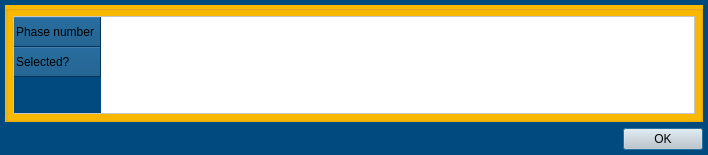
<?xml version="1.0" encoding="UTF-8"?>
<ui version="4.0">
 <class>Dialog</class>
 <widget class="QDialog" name="Dialog">
  <property name="geometry">
   <rect>
    <x>0</x>
    <y>0</y>
    <width>708</width>
    <height>155</height>
   </rect>
  </property>
  <property name="windowTitle">
   <string>Dialog</string>
  </property>
  <property name="styleSheet">
   <string notr="true">QWidget{background-color: rgb(0, 74, 127);}

QTableWidget{background-color: rgb(255, 255, 255);}

QCheckBox{background-color: rgb(255, 255, 255);}

QWidget#widget{background-color: rgb(255, 255, 255);}

QGroupBox{background-color: rgb(251, 185, 0);}

QPushButton{background-color: rgb(205, 205, 205);}

QLineEdit{background-color:rgb(255, 255, 255);}

QLabel{background-color:rgb(215, 215, 215);}</string>
  </property>
  <layout class="QVBoxLayout" name="verticalLayout">
   <property name="leftMargin">
    <number>5</number>
   </property>
   <property name="topMargin">
    <number>5</number>
   </property>
   <property name="rightMargin">
    <number>5</number>
   </property>
   <property name="bottomMargin">
    <number>5</number>
   </property>
   <item>
    <widget class="QGroupBox" name="groupBox_2">
     <property name="title">
      <string/>
     </property>
     <layout class="QVBoxLayout" name="verticalLayout_2">
      <property name="leftMargin">
       <number>5</number>
      </property>
      <property name="topMargin">
       <number>5</number>
      </property>
      <property name="rightMargin">
       <number>5</number>
      </property>
      <property name="bottomMargin">
       <number>5</number>
      </property>
      <item>
       <widget class="QTableWidget" name="tableWidget">
        <property name="columnCount">
         <number>0</number>
        </property>
        <row>
         <property name="text">
          <string>Phase number</string>
         </property>
        </row>
        <row>
         <property name="text">
          <string>Selected?</string>
         </property>
        </row>
       </widget>
      </item>
     </layout>
    </widget>
   </item>
   <item>
    <widget class="QDialogButtonBox" name="buttonBox">
     <property name="styleSheet">
      <string notr="true"/>
     </property>
     <property name="orientation">
      <enum>Qt::Horizontal</enum>
     </property>
     <property name="standardButtons">
      <set>QDialogButtonBox::Ok</set>
     </property>
    </widget>
   </item>
  </layout>
 </widget>
 <resources/>
 <connections/>
</ui>
